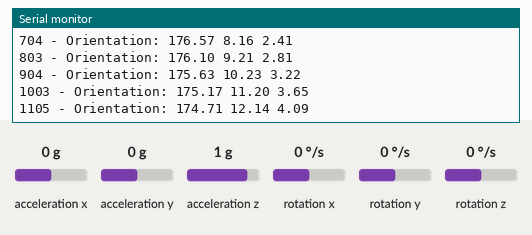
This sketch was run on a simulated Arduino Uno, built with avr-gcc and run on an emulated ATmega328P. Shown: the last lines printed to the serial monitor. The inputs (shaded band) are chosen by the test bench; at power-on: acceleration x 0 g, acceleration y 0 g, acceleration z 1 g, rotation x 0 °/s, rotation y 0 °/s, rotation z 0 °/s.

Above: at 1.2 s.
1.3 s: acceleration x set to -1.4 g
At 1.31 s:
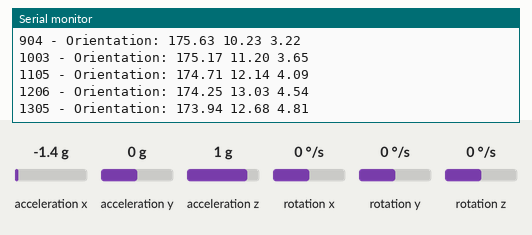
2.8 s: acceleration y set to -1.4 g
At 2.81 s:
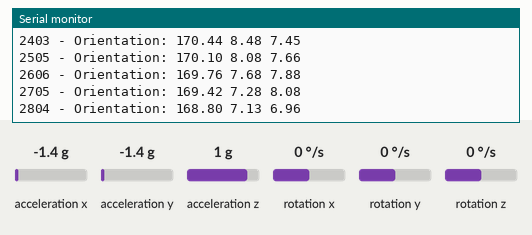
4.3 s: acceleration z set to -1.4 g
At 4.31 s:
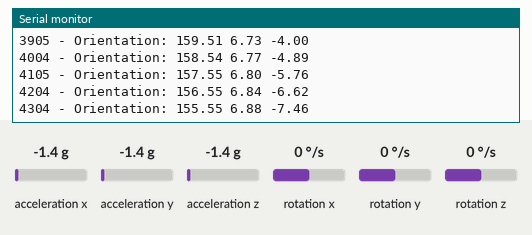
5.8 s: rotation x set to -192 °/s
At 5.81 s:
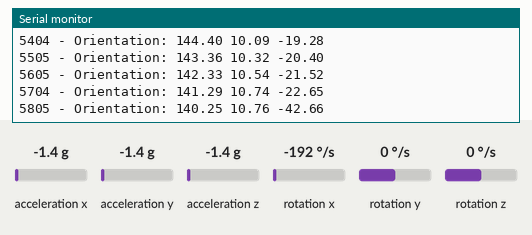
7.3 s: rotation y set to -192 °/s
At 7.31 s:
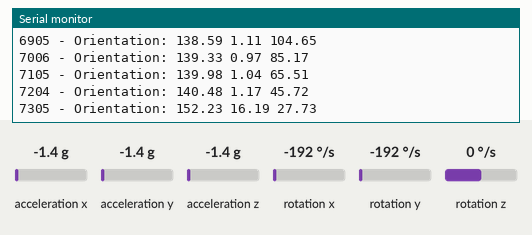
Timing chart, 0 to 9.8 s (numbered marks = the images above; inputs shaded):
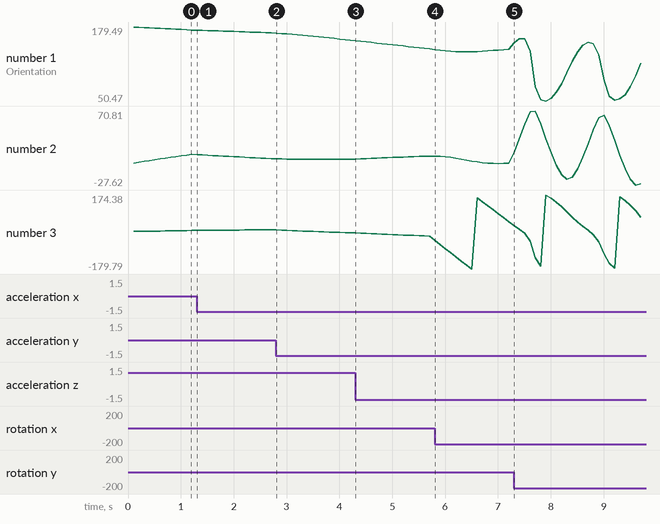

The sketch:

10DOF_Filter.ino
```cpp
#include <Wire.h>
#include <LSM303.h>        // Click here to get the library: https://github.com/pololu/lsm303-arduino
#include <L3G.h>           // Click here to get the library: https://github.com/pololu/l3g-arduino

#include <MadgwickAHRS.h>  // Click here to get the library: https://github.com/arduino-libraries/MadgwickAHRS
#include <MahonyAHRS.h>    // Click here to get the library: https://github.com/PaulStoffregen/MahonyAHRS

LSM303 compass;
L3G gyro;

int period = 100;
unsigned long time_now = 0;

//Mahony filter;   // Decide which filter. Mahony is not as accurate but is faster than Madgwick. Use Mahony if MCU is slow.
Madgwick filter;

void setup() {
Serial.begin(9600);
Wire.begin();
compass.init();
compass.enableDefault();
gyro.init();
gyro.enableDefault();

filter.begin(1000/period); // Sampling rate in Hz.
}

void loop()
{
compass.read();
gyro.read();
float ax_off, ay_off, az_off, ax_cal, ay_cal, az_cal, ax, ay, az, gx, gy, gz, mx_off, my_off, mz_off, mx_cal, my_cal, mz_cal, mx, my, mz;

if(millis() >= time_now + period){
   time_now += period;

// Accelerometer calibration
ax_off = compass.a.x/16.0 + 7.119589;
ay_off = compass.a.y/16.0 + 23.882226;
az_off = compass.a.z/16.0 + 122.388174;
ax_cal =  0.979353*ax_off + 0.002652*ay_off + 0.000235*az_off;
ay_cal =  0.002652*ax_off + 0.967917*ay_off - 0.002283*az_off;
az_cal =  0.000235*ax_off - 0.002283*ay_off + 1.001514*az_off;

// Accelerometer mGal to m/s²

ax = -1*ax_cal/100.00;
ay = ay_cal/100.00;
az = az_cal/100.00;

// Gyroscope calibration
gx = (gyro.g.x -420)* 8.75/1000.00;     // Check the offset of the gyroscope at rest.
gy = -1*(gyro.g.y -540)* 8.75/1000.00;  // Once gyro is at 0, multiply with 8.75/1000 dps/LSB
gz = -1*(gyro.g.z - 15)* 8.75/1000.00;

// Magnetometer calibration
mx_off = compass.m.x*(100000.0/1100.0) + 1435.229315;
my_off = compass.m.y*(100000.0/1100.0) + 11849.930610;
mz_off = compass.m.z*(100000.0/980.0 ) + 14156.784119;
mx_cal =  0.959250*mx_off + 0.002153*my_off + 0.017237*mz_off;
my_cal =  0.002153*mx_off + 0.942457*my_off - 0.021010*mz_off;
mz_cal =  0.017237*mx_off - 0.021010*my_off + 0.982433*mz_off;

// Magnetometer from nT to µT
mx = -1* mx_cal/1000.00;
my = my_cal/1000.00;
mz = mz_cal/1000.00;

// Update the filter

//filter.updateIMU(gx, gy, gz, ax, ay, az);
filter.update(gx, gy, gz, ax, ay, az, mx, my, mz);

// Print the orientation filter output
float roll = filter.getRoll();
float pitch = filter.getPitch();
float heading = filter.getYaw();
Serial.print(millis());
Serial.print(" - Orientation: ");
Serial.print(heading);
Serial.print(" ");
Serial.print(pitch);
Serial.print(" ");
Serial.print(roll);

Serial.println();

}
}
```

Measured:
- after the input at 1.3 s, the serial monitor: prints a new line at once (image 1)
- after the input at 2.8 s, the serial monitor: prints a new line at once (image 2)
- after the input at 5.8 s, the serial monitor: prints a new line at once (image 4)
- after the input at 7.3 s, the serial monitor: prints a new line at once (image 5)
- plotted number 1: 174.25 → 169.42 after the input at 1.3 s, 169.42 → 156.55 after the input at 2.8 s, 156.55 → 141.29 after the input at 4.3 s, 141.29 → 140.48 after the input at 5.8 s, 140.48 → 115.99 after the input at 7.3 s
- plotted number 2: 13.03 → 7.28 after the input at 1.3 s, 7.28 → 6.84 after the input at 2.8 s, 6.84 → 10.74 after the input at 4.3 s, 10.74 → 1.17 after the input at 5.8 s, 1.17 → -25.66 after the input at 7.3 s
- plotted number 3: 4.54 → 8.08 after the input at 1.3 s, 8.08 → -6.62 after the input at 2.8 s, -6.62 → -22.65 after the input at 4.3 s, -22.65 → 45.72 after the input at 5.8 s, 45.72 → 68.83 after the input at 7.3 s
